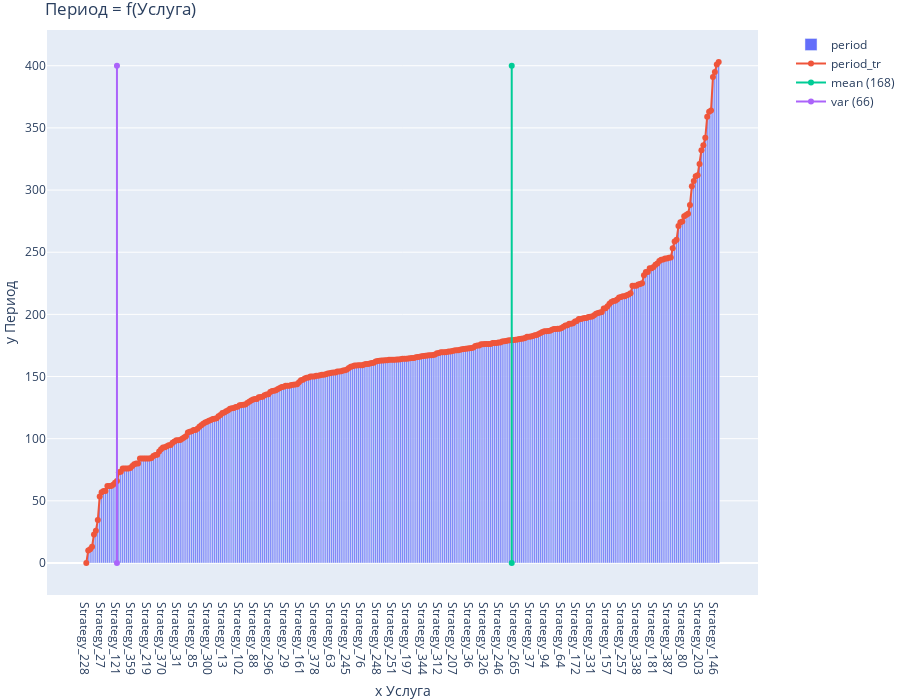

Notebook code cell kept with this figure:
### Code cell
# Графический анализ
from plotly.subplots import make_subplots
import plotly.graph_objects as go

# asmpt_1 = X_Y[X_Y['Клиент']==X_Y['Клиент'].quantile(.7)][0:1].index.values[0]
# asmpt_2 = X_Y[X_Y['Клиент']==X_Y['Клиент'].quantile(.8)][0:1].index.values[0]

fig = make_subplots(rows=1, cols=1)
fig.add_trace(go.Bar(x=X_Y_p.index, y=X_Y_p['Период'].values, name='period'))
fig.add_trace(go.Scatter(x=X_Y_p.index, y=X_Y_p['Период'].values, name='period_tr', mode = 'lines+markers'))
fig.add_trace(go.Scatter(x=['Strategy_249']*2, y=[0,400], name='mean (168)'))
fig.add_trace(go.Scatter(x=['Strategy_121']*2, y=[0,400], name='var (66)'))

fig.update_layout(legend_orientation="v",
                  legend=dict(x=1.2, xanchor="right"),
                  title="Период = f(Услуга)",
                  xaxis_title="x Услуга",
                  yaxis_title="y Период",
                  margin=dict(l=0, r=0, t=30, b=0)
                 )
fig.update_layout(
    autosize=False,
    width=900,
    height=700,)

fig.show()

### Figure 1 — Plotly figure (JSON) as saved in the notebook; plotly's stock layout.template omitted (floating-point values rounded to 4 significant figures; data arrays with more than 128 entries replaced by an {"elided": "..."} marker saying what was removed)
{"data": [{"name": "period", "type": "bar", "x": {"elided": "331 str values"}, "y": {"elided": "331 float values"}}, {"mode": "lines+markers", "name": "period_tr", "type": "scatter", "x": {"elided": "331 str values"}, "y": {"elided": "331 float values"}}, {"name": "mean (168)", "type": "scatter", "x": ["Strategy_249", "Strategy_249"], "y": [0, 400]}, {"name": "var (66)", "type": "scatter", "x": ["Strategy_121", "Strategy_121"], "y": [0, 400]}], "layout": {"autosize": false, "height": 700, "legend": {"orientation": "v", "x": 1.2, "xanchor": "right", "y": 1}, "margin": {"b": 0, "l": 0, "r": 0, "t": 30}, "title": {"text": "Период = f(Услуга)"}, "width": 900, "xaxis": {"anchor": "y", "autorange": true, "domain": [0, 1], "range": [-20.51, 350.5], "title": {"text": "x Услуга"}, "type": "category"}, "yaxis": {"anchor": "x", "autorange": true, "domain": [0, 1], "range": [-25.8, 428.8], "title": {"text": "y Период"}, "type": "linear"}}}
